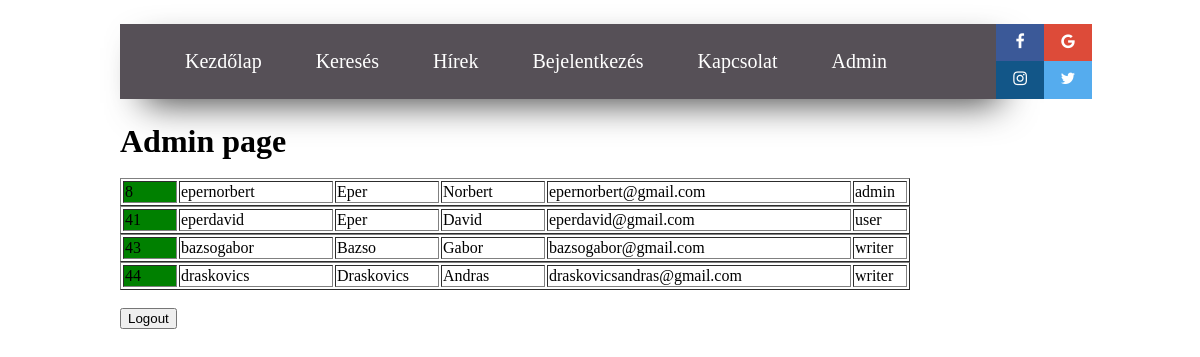
The page /admin/admin.php (signed in) on the database as committed earlier.
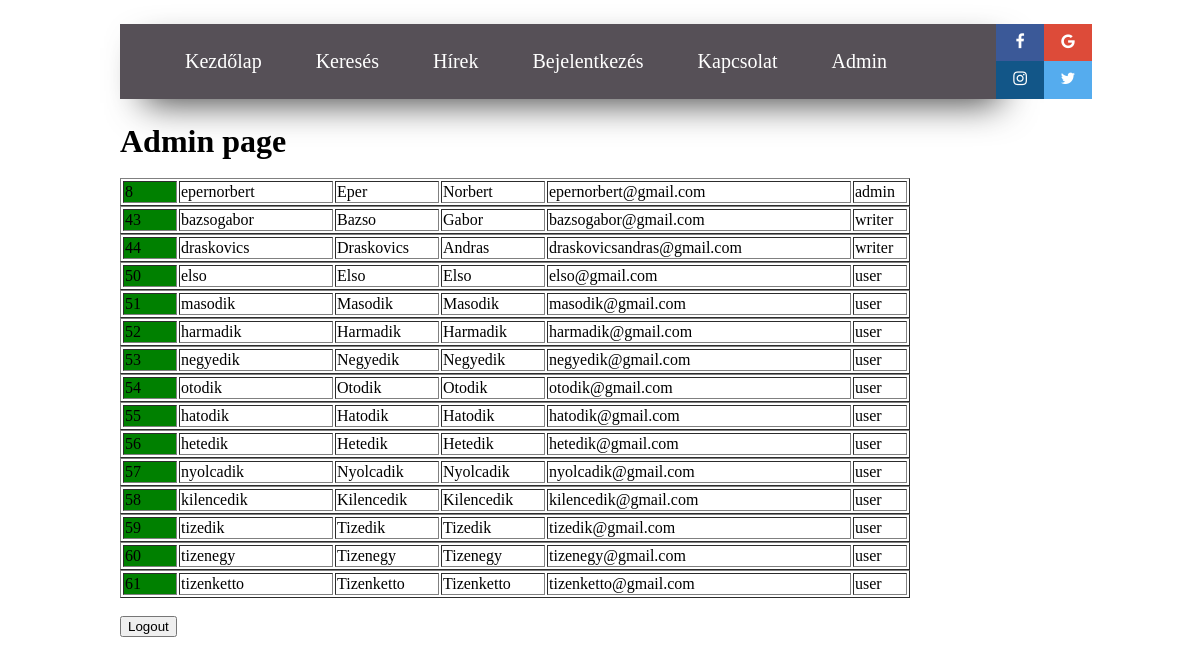
The same page on the database as committed later.
### tables this page shows
CREATE TABLE `users` (
  `user_id` int(11) NOT NULL,
  `user_uid` varchar(256) NOT NULL,
  `user_first` varchar(256) NOT NULL,
  `user_last` varchar(256) NOT NULL,
  `user_email` varchar(256) NOT NULL,
  `user_pwd` varchar(256) NOT NULL,
  `user_usertype` varchar(255) NOT NULL DEFAULT 'user'
);

### admin/admin.php (the view, shortened to what this page needs)
<!DOCTYPE html>
<html lang="en">
<head>
    <link type="text/css" rel="stylesheet" href="admin.css">
    <link rel="stylesheet" href="https://cdnjs.cloudflare.com/ajax/libs/font-awesome/4.7.0/css/font-awesome.min.css">
</head>
<body>
<div class="navbar">
    <ul class="navbar_ul">
        <li class="navbar_li"><a class="navbar_a" href="../index.php">Kezdőlap</a></li>
        <li class="navbar_li"><a class="navbar_a" href="#">Keresés</a></li>
        <li class="navbar_li"><a class="navbar_a" href="#">Hírek</a></li>
        <li class="navbar_li"><a class="navbar_a" href="../login.php">Bejelentkezés</a></li>
        <li class="navbar_li"><a class="navbar_a" href="#">Kapcsolat</a></li>
        <?php
        if(isset($_SESSION['u_id'])){
            echo '<li class="navbar_li"><a class="navbar_a" href="admin.php">Admin</a></li>';
        }
        ?>
    </ul>
</div>
<div  class="navbar_social">
    <a href="#" class="fa fa-facebook"></a>
    <a href="#" class="fa fa-google"></a><br>
    <a href="#" class="fa fa-instagram"></a>
    <a href="#" class="fa fa-twitter"></a>
</div><br>
<h1 style="margin: 0 10%">Admin page</h1><br>
<?php
include '../action.php';
    $sql = "SELECT * FROM users";
    $result = mysqli_query($conn, $sql);
    $resultcheck = mysqli_num_rows($result);
    if($resultcheck > 0){
        while($row = mysqli_fetch_assoc($result)){
            echo '<div style="margin: 0 10%">
                        <table border="1">
                        <tr>
                            <td width="50px" style="background-color: green;"><a style="color: black; text-decoration: none;" href=check_advertisement.php?user_id=' . $row['user_id'].'>'.$row['user_id'].'</a></td>
                            <td width="150px">'.$row['user_uid'].'</td>
                            <td width="100px">'.$row['user_first'].'</td>
                            <td width="100px">'.$row['user_last'].'</td>
                            <td width="300px">'.$row['user_email'].'</td>
                            <td width="50px">'.$row['user_usertype'].'</td>
                        </tr>
                       </table>
                 </div>';
        }
    }
?><br>
<form action="../includes/logout.inc.php" method="POST" style="margin: 0 10%">
    <button type="submit" name="submit">Logout</button>
</form>
</body>
</html>

Rows that differ between the two databases and show on the page:
removed users: user_id "41", user_uid "eperdavid", user_first "Eper", user_last "David", user_email "eperdavid@gmail.com", user_usertype "user"
added users: user_id "50", user_uid "elso", user_first "Elso", user_last "Elso", user_email "elso@gmail.com", user_usertype "user"
added users: user_id "51", user_uid "masodik", user_first "Masodik", user_last "Masodik", user_email "masodik@gmail.com", user_usertype "user"
added users: user_id "52", user_uid "harmadik", user_first "Harmadik", user_last "Harmadik", user_email "harmadik@gmail.com", user_usertype "user"
added users: user_id "53", user_uid "negyedik", user_first "Negyedik", user_last "Negyedik", user_email "negyedik@gmail.com", user_usertype "user"
added users: user_id "54", user_uid "otodik", user_first "Otodik", user_last "Otodik", user_email "otodik@gmail.com", user_usertype "user"
added users: user_id "55", user_uid "hatodik", user_first "Hatodik", user_last "Hatodik", user_email "hatodik@gmail.com", user_usertype "user"
added users: user_id "56", user_uid "hetedik", user_first "Hetedik", user_last "Hetedik", user_email "hetedik@gmail.com", user_usertype "user"
added users: user_id "57", user_uid "nyolcadik", user_first "Nyolcadik", user_last "Nyolcadik", user_email "nyolcadik@gmail.com", user_usertype "user"
added users: user_id "58", user_uid "kilencedik", user_first "Kilencedik", user_last "Kilencedik", user_email "kilencedik@gmail.com", user_usertype "user"
added users: user_id "59", user_uid "tizedik", user_first "Tizedik", user_last "Tizedik", user_email "tizedik@gmail.com", user_usertype "user"
added users: user_id "60", user_uid "tizenegy", user_first "Tizenegy", user_last "Tizenegy", user_email "tizenegy@gmail.com", user_usertype "user"
added users: user_id "61", user_uid "tizenketto", user_first "Tizenketto", user_last "Tizenketto", user_email "tizenketto@gmail.com", user_usertype "user"
